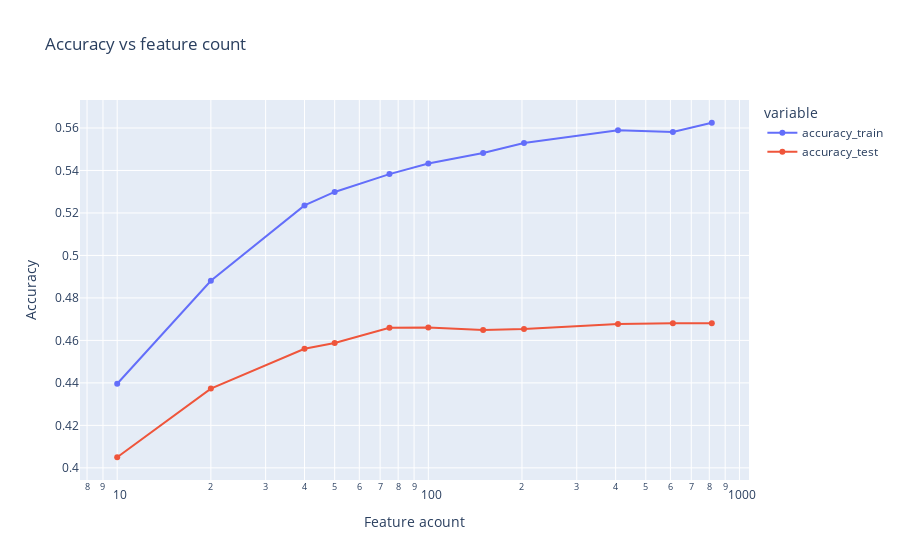

Source (notebook cell):
### Code cell
px.line(
    df_feature_count_profile,
    x="feature_count",
    y=["accuracy_train", "accuracy_test"],
    title="Accuracy vs feature count",
    labels={"feature_count": "Feature acount", "value": "Accuracy"},
    markers=".",
    log_x=True,
)

### Figure 1 — Plotly figure (JSON) as saved in the notebook; plotly's stock layout.template omitted (floating-point values rounded to 4 significant figures)
{"data": [{"hovertemplate": "variable=accuracy_train<br>Feature acount=%{x}<br>Accuracy=%{y}<extra></extra>", "legendgroup": "accuracy_train", "line": {"color": "#636efa", "dash": "solid"}, "marker": {"symbol": "circle"}, "mode": "lines+markers", "name": "accuracy_train", "orientation": "v", "showlegend": true, "type": "scatter", "x": [815, 611, 407, 203, 150, 100, 75, 50, 40, 20, 10], "xaxis": "x", "y": [0.5625, 0.5582, 0.5589, 0.5529, 0.5482, 0.5432, 0.5383, 0.5299, 0.5235, 0.4881, 0.4396], "yaxis": "y"}, {"hovertemplate": "variable=accuracy_test<br>Feature acount=%{x}<br>Accuracy=%{y}<extra></extra>", "legendgroup": "accuracy_test", "line": {"color": "#EF553B", "dash": "solid"}, "marker": {"symbol": "circle"}, "mode": "lines+markers", "name": "accuracy_test", "orientation": "v", "showlegend": true, "type": "scatter", "x": [815, 611, 407, 203, 150, 100, 75, 50, 40, 20, 10], "xaxis": "x", "y": [0.4681, 0.4681, 0.4677, 0.4654, 0.4649, 0.4661, 0.4659, 0.4588, 0.4561, 0.4373, 0.405], "yaxis": "y"}], "layout": {"legend": {"title": {"text": "variable"}, "tracegroupgap": 0}, "title": {"text": "Accuracy vs feature count"}, "xaxis": {"anchor": "y", "domain": [0, 1], "title": {"text": "Feature acount"}, "type": "log"}, "yaxis": {"anchor": "x", "domain": [0, 1], "title": {"text": "Accuracy"}}}}
